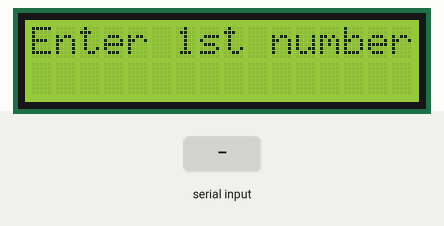
Recording of a sketch running on a simulated Arduino Uno, built with avr-gcc and run on an emulated ATmega328P. Parts: 16×2 character LCD. Inputs (shaded band) come from the test bench.

Above: at 1.2 s.
1.3 s: "90/45\n" received over Serial
At 1.7 s:
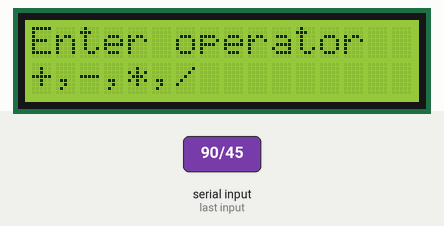
At 2.7 s:
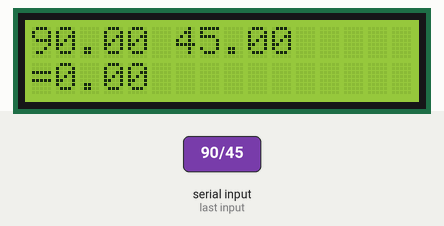
Timing chart, 0 to 4.3 s (numbered marks = the images above; inputs shaded):
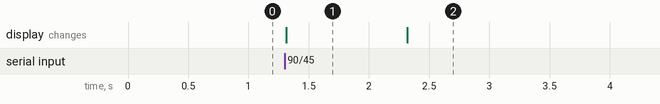

The sketch:

LCDTest.ino
```cpp
#include <LiquidCrystal.h>

int rs=7;
int en=8;
int d4=9;
int d5=10;
int d6=11;
int d7=12;

LiquidCrystal lcd(rs,en,d4,d5,d6,d7);

float firstNumber;
float secondNumber;
float result;

String op="+";

void setup() {
  // put your setup code here, to run once:
  lcd.begin(16,2);
  Serial.begin(9600);
}

void loop() {
  // put your main code here, to run repeatedly:
  lcd.setCursor(0,0);
  lcd.clear();
  lcd.print("Enter 1st number");
  while(Serial.available() == 0) {
    //do nothing}
  }
  firstNumber = Serial.parseFloat();

  lcd.setCursor(0,0);
  lcd.clear();
  lcd.print("Enter 2nd number");
  while(Serial.available() == 0) {
    //do nothing}
  }
  secondNumber = Serial.parseFloat();

  lcd.setCursor(0,0);
  lcd.clear();
  lcd.print("Enter operator");
  lcd.setCursor(0,1);
  lcd.print("+,-,*,/");
  while(Serial.available() == 0) {
    //do nothing}
  }
  op=Serial.readString();

  if(op == "+") {
    result=firstNumber+secondNumber;
  } else if (op=="-") {
    result=firstNumber-secondNumber;
  } else if (op=="*") {
    result=firstNumber*secondNumber;
  } else if (op=="/") {
    result=firstNumber/secondNumber;
  } else {
    result=0;
  }

  lcd.setCursor(0,0);
  lcd.clear();
  lcd.print(firstNumber);
  lcd.print(op);
  lcd.print(secondNumber);
  lcd.setCursor(0,1);
  lcd.print("=");
  lcd.print(result);

  delay(5000);
}
```

Measured:
- after the input at 1.3 s, the display: changes at once (image 1)
- what the display in image 1 shows lasts 1.0 s, from 1.3 s to 2.3 s
